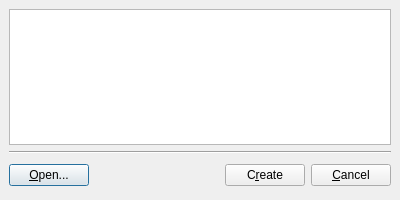
<ui version="4.0" >
 <author></author>
 <comment></comment>
 <exportmacro></exportmacro>
 <class>NewDialog</class>
 <widget class="QDialog" name="Dialog" >
  <property name="geometry" >
   <rect>
    <x>0</x>
    <y>0</y>
    <width>400</width>
    <height>200</height>
   </rect>
  </property>
  <property name="windowTitle" >
   <string>New Shader</string>
  </property>
  <property name="sizeGripEnabled" >
   <bool>false</bool>
  </property>
  <property name="modal" >
   <bool>true</bool>
  </property>
  <layout class="QVBoxLayout" >
   <property name="margin" >
    <number>9</number>
   </property>
   <property name="spacing" >
    <number>6</number>
   </property>
   <item>
    <widget class="QListWidget" name="listWidget" />
   </item>
   <item>
    <widget class="Line" name="line" >
     <property name="orientation" >
      <enum>Qt::Horizontal</enum>
     </property>
    </widget>
   </item>
   <item>
    <layout class="QHBoxLayout" >
     <property name="margin" >
      <number>0</number>
     </property>
     <property name="spacing" >
      <number>6</number>
     </property>
     <item>
      <widget class="QPushButton" name="openButton" >
       <property name="text" >
        <string>&amp;Open...</string>
       </property>
      </widget>
     </item>
     <item>
      <spacer>
       <property name="orientation" >
        <enum>Qt::Horizontal</enum>
       </property>
       <property name="sizeHint" >
        <size>
         <width>91</width>
         <height>31</height>
        </size>
       </property>
      </spacer>
     </item>
     <item>
      <widget class="QPushButton" name="okButton" >
       <property name="text" >
        <string>C&amp;reate</string>
       </property>
      </widget>
     </item>
     <item>
      <widget class="QPushButton" name="cancelButton" >
       <property name="text" >
        <string>&amp;Cancel</string>
       </property>
      </widget>
     </item>
    </layout>
   </item>
  </layout>
 </widget>
 <pixmapfunction></pixmapfunction>
 <tabstops>
  <tabstop>listWidget</tabstop>
  <tabstop>okButton</tabstop>
  <tabstop>cancelButton</tabstop>
 </tabstops>
 <resources/>
 <connections>
  <connection>
   <sender>okButton</sender>
   <signal>clicked()</signal>
   <receiver>Dialog</receiver>
   <slot>accept()</slot>
   <hints>
    <hint type="sourcelabel" >
     <x>310</x>
     <y>241</y>
    </hint>
    <hint type="destinationlabel" >
     <x>96</x>
     <y>179</y>
    </hint>
   </hints>
  </connection>
  <connection>
   <sender>cancelButton</sender>
   <signal>clicked()</signal>
   <receiver>Dialog</receiver>
   <slot>reject()</slot>
   <hints>
    <hint type="sourcelabel" >
     <x>403</x>
     <y>241</y>
    </hint>
    <hint type="destinationlabel" >
     <x>179</x>
     <y>179</y>
    </hint>
   </hints>
  </connection>
  <connection>
   <sender>listWidget</sender>
   <signal>doubleClicked(QModelIndex)</signal>
   <receiver>Dialog</receiver>
   <slot>accept()</slot>
   <hints>
    <hint type="sourcelabel" >
     <x>223</x>
     <y>121</y>
    </hint>
    <hint type="destinationlabel" >
     <x>122</x>
     <y>179</y>
    </hint>
   </hints>
  </connection>
  <connection>
   <sender>listWidget</sender>
   <signal>activated(QModelIndex)</signal>
   <receiver>Dialog</receiver>
   <slot>accept()</slot>
   <hints>
    <hint type="sourcelabel" >
     <x>73</x>
     <y>125</y>
    </hint>
    <hint type="destinationlabel" >
     <x>66</x>
     <y>182</y>
    </hint>
   </hints>
  </connection>
 </connections>
</ui>
